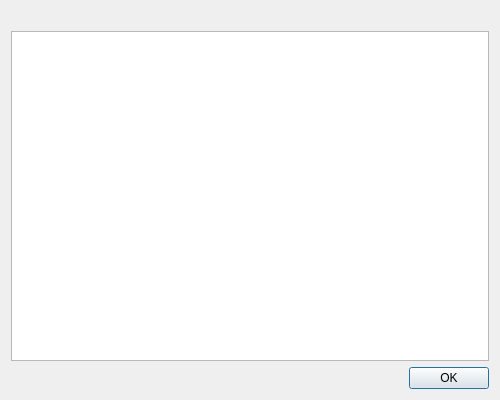
<?xml version="1.0" encoding="UTF-8"?>
<ui version="4.0">
 <class>DataDialog</class>
 <widget class="QDialog" name="DataDialog">
  <property name="geometry">
   <rect>
    <x>0</x>
    <y>0</y>
    <width>500</width>
    <height>400</height>
   </rect>
  </property>
  <property name="windowTitle">
   <string>Dialog</string>
  </property>
  <layout class="QGridLayout" name="gridLayout">
   <item row="0" column="0" colspan="2">
    <widget class="QLabel" name="label">
     <property name="text">
      <string/>
     </property>
    </widget>
   </item>
   <item row="1" column="0" colspan="4">
    <widget class="QTableWidget" name="tableWidget"/>
   </item>
   <item row="2" column="0" colspan="4">
    <widget class="QDialogButtonBox" name="buttonBox">
     <property name="orientation">
      <enum>Qt::Horizontal</enum>
     </property>
     <property name="standardButtons">
      <set>QDialogButtonBox::Ok</set>
     </property>
    </widget>
   </item>
  </layout>
 </widget>
 <resources/>
 <connections>
  <connection>
   <sender>buttonBox</sender>
   <signal>accepted()</signal>
   <receiver>DataDialog</receiver>
   <slot>accept()</slot>
   <hints>
    <hint type="sourcelabel">
     <x>248</x>
     <y>254</y>
    </hint>
    <hint type="destinationlabel">
     <x>157</x>
     <y>274</y>
    </hint>
   </hints>
  </connection>
  <connection>
   <sender>buttonBox</sender>
   <signal>rejected()</signal>
   <receiver>DataDialog</receiver>
   <slot>reject()</slot>
   <hints>
    <hint type="sourcelabel">
     <x>316</x>
     <y>260</y>
    </hint>
    <hint type="destinationlabel">
     <x>286</x>
     <y>274</y>
    </hint>
   </hints>
  </connection>
 </connections>
</ui>
